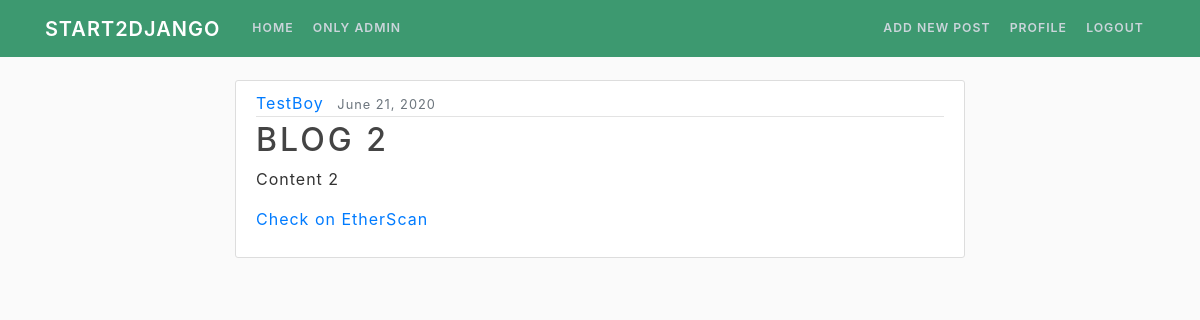
/post/6/ (signed in), run on the app's committed database.
### blog/models.py (models this page shows, shortened)
class Post(models.Model):
    title = models.CharField(max_length=100)
    content = models.TextField()
    date_posted = models.DateTimeField(default=timezone.now)
    author = models.ForeignKey(User, on_delete=models.CASCADE)
    hash = models.CharField(max_length=32, default=None,blank=True ,null=True)
    txId = models.CharField(max_length=66, default=None, blank=True,null=True)

### blog/views.py (the view)
# urls.py: path('post/<int:pk>/', PostDetailView.as_view(), name='post-detail'),
class PostDetailView(LoginRequiredMixin, DetailView):
    model = Post

### blog/templates/blog/post_detail.html (shortened to what this page needs)
{% extends "blog/base.html" %}
{% block content %}
    <article class="media content-section">
      <div class="media-body">
        <div class="article-metadata">
          <a class="mr-2" href="{% url 'profile' user.id%}">{{ object.author }}</a>
          <small class="text-muted">{{ object.date_posted|date:"F d, Y" }}</small>
        </div>
        <h2 class="article-title">{{ object.title }}</h2>
        <p class="article-content">{{ object.content }}</p>
        <a class="article-content" href="https://ropsten.etherscan.io/tx/{{ object.txId }}">Check on EtherScan</a>
      </div>
    </article>
{% endblock content %}

### blog/static/blog/main.css (style rules this page uses)
body { background: #fafafa; color: #333333; margin-top: 5rem; }
h1, h2, h3, h4, h5, h6 { color: #444444; }
.content-section { background: #ffffff; padding: 10px 20px; border: 1px solid #dddddd; border-radius: 3px; margin-bottom: 20px; }
.article-title { color: #444444; }
.article-content { white-space: pre-line; }
.article-metadata { padding-bottom: 1px; margin-bottom: 4px; border-bottom: 1px solid #e3e3e3 }

### data on the page
Post: author "TestBoy", date_posted "June 21, 2020", title "BLOG 2", content "Content 2"
